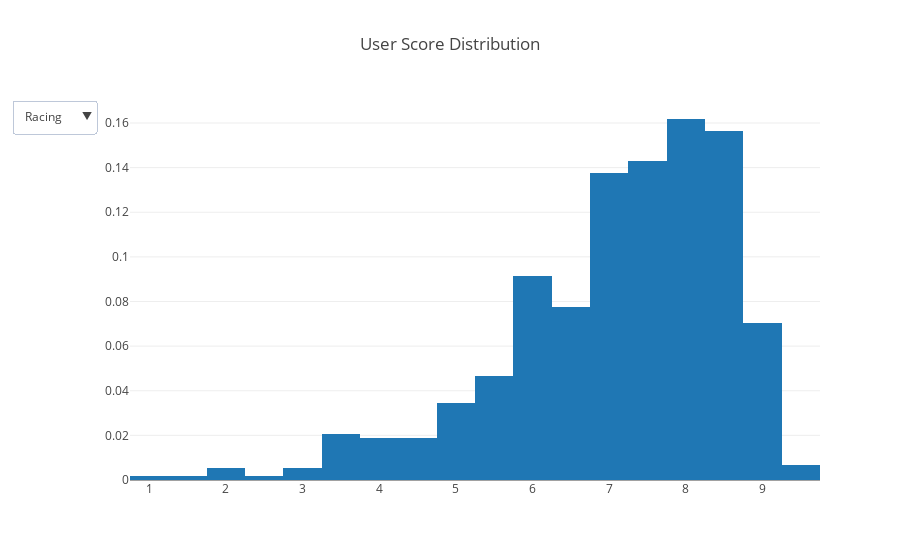

Notebook source saved alongside this figure:
### Markdown cell above
В plotly есть возможность делать графики в drop down menus, когда в зависимости от выбранного среза будут отображаться различные графики. Давайте построим __гистораммы распределений оценок пользователей по жанрам__.

### Code cell
traces = []
for genre in ['Racing', 'Shooter', 'Sports', 'Action']:
    traces.append(
        go.Histogram(
            x=df[df.Genre == genre].User_Score,
            histnorm='probability', 
            name = genre, 
            visible = (genre == 'Racing'))
    )
    
layout = go.Layout(
    title='User Score Distribution',
    updatemenus=list([
        dict(
            x=-0.05,
            y=1,
            yanchor='top',
            buttons=list([
                dict(
                    args=['visible', [True] + [False]*3],
                    label='Racing',
                    method='restyle'
                ),
                dict(
                    args=['visible', [False] + [True] + [False]*2],
                    label='Shooter',
                    method='restyle'
                ),
                dict(
                    args=['visible', [False]*2 + [True] + [False]],
                    label='Sports',
                    method='restyle'
                ),
                dict(
                    args=['visible', [False]*3 + [True]],
                    label='Action',
                    method='restyle'
                )
            ]),
        )
    ]),
)

fig = {'data': traces, 'layout': layout}
iplot(fig, show_link=False)

### Figure 1 — Plotly figure (JSON) as saved in the notebook; plotly's stock layout.template omitted (floating-point values rounded to 4 significant figures; data arrays with more than 128 entries replaced by an {"elided": "..."} marker saying what was removed)
{"data": [{"histnorm": "probability", "name": "Racing", "type": "histogram", "uid": "6e90b426-da66-11e8-803c-e82a44ef42c3", "visible": true, "x": {"elided": "581 float values"}}, {"histnorm": "probability", "name": "Shooter", "type": "histogram", "uid": "6e90b427-da66-11e8-803c-e82a44ef42c3", "visible": false, "x": {"elided": "864 float values"}}, {"histnorm": "probability", "name": "Sports", "type": "histogram", "uid": "6e90b428-da66-11e8-803c-e82a44ef42c3", "visible": false, "x": {"elided": "943 float values"}}, {"histnorm": "probability", "name": "Action", "type": "histogram", "uid": "6e90b429-da66-11e8-803c-e82a44ef42c3", "visible": false, "x": {"elided": "1630 float values"}}], "layout": {"title": "User Score Distribution", "updatemenus": [{"buttons": [{"args": ["visible", [true, false, false, false]], "label": "Racing", "method": "restyle"}, {"args": ["visible", [false, true, false, false]], "label": "Shooter", "method": "restyle"}, {"args": ["visible", [false, false, true, false]], "label": "Sports", "method": "restyle"}, {"args": ["visible", [false, false, false, true]], "label": "Action", "method": "restyle"}], "x": -0.05, "y": 1, "yanchor": "top"}]}}
